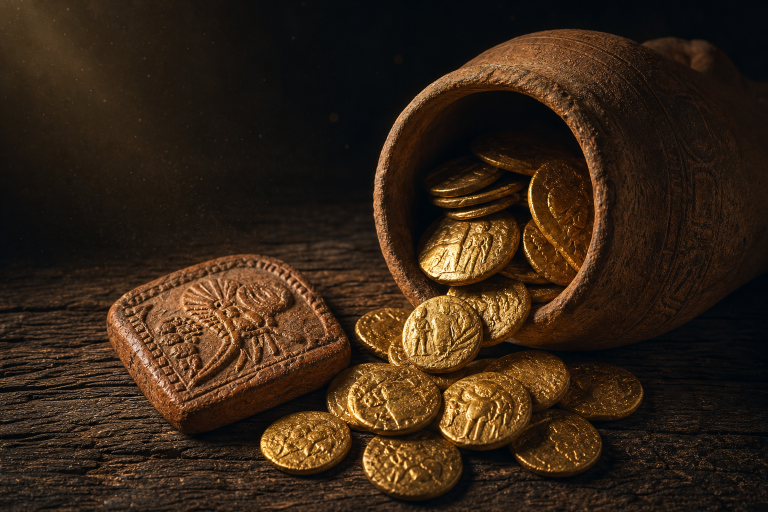
#> input picture assets/img/03_gold.png, 1536 x 1024 px (shown at 1/2 size)
$ python -i build_video.py   (imports and definitions only)
#> lines starting #> are read from the running program, lines starting #| are printed output that depends on the picture
### scripts/render_lib.py
"""
Shared drawing helpers for the Deep Explains video pipeline.

Everything is rendered with PIL at 1920x1080, then handed to ffmpeg.
Devnagari shaping is done by Pillow's libraqm once it is available; the
drawing code here never splits a conjunct, it measures the full string.

Palette / type choices are deliberately few: one gold, one cream, one ink.
"""
from __future__ import annotations

import os
from functools import lru_cache

from PIL import Image, ImageDraw, ImageFont, ImageFilter

ROOT = os.path.dirname(os.path.dirname(os.path.abspath(__file__)))
FONT_DIR = os.path.join(ROOT, "assets", "fonts")

# ---- palette --------------------------------------------------------------
INK = (14, 11, 8)
INK_SOFT = (24, 19, 14)
CREAM = (246, 239, 227)
CREAM_DIM = (214, 201, 182)
GOLD = (216, 166, 74)
GOLD_DEEP = (168, 120, 42)
TEAL = (58, 128, 128)

# ---- fonts ----------------------------------------------------------------
_FONT_FILES = {
    "display": "Mukta-ExtraBold.ttf",
    "display_bold": "Mukta-Bold.ttf",
    "heading": "Hind-Bold.ttf",
    "semi": "Hind-SemiBold.ttf",
    "body": "Hind-Regular.ttf",
}


# [4 lines left out: function font, not called in this run]


# ---- primitives -----------------------------------------------------------
def vertical_scrim(size, side="left", strength=235, power=1.6):
    """Soft dark gradient used behind type so text survives any photo."""
    w, h = size
    img = Image.new("L", (w, h), 0)
    px = img.load()
    for x in range(w):
        t = 1.0 - (x / max(1, w - 1))
        v = int(strength * (t ** power))
        for y in range(h):
            px[x, y] = v
    if side == "right":
        img = img.transpose(Image.FLIP_LEFT_RIGHT)
    elif side == "bottom":
        grad = Image.new("L", (1, h))
        for y in range(h):
            grad.putpixel((0, y), int(strength * ((y / max(1, h - 1)) ** power)))
        img = grad.resize((w, h))
    elif side == "full":
        img = Image.new("L", (w, h), strength)
    scrim = Image.new("RGBA", (w, h), INK + (255,))
    scrim.putalpha(img)
    return scrim


def vignette(img: Image.Image, amount=90):
    w, h = img.size
    mask = Image.new("L", (w // 4, h // 4), 0)
    d = ImageDraw.Draw(mask)
    d.ellipse((-w // 8, -h // 8, w // 4 + w // 8, h // 4 + h // 8), fill=255)
    mask = mask.resize((w, h), Image.LANCZOS).filter(ImageFilter.GaussianBlur(120))
    dark = Image.new("RGBA", (w, h), INK + (255,))
    dark.putalpha(mask.point(lambda v: int((255 - v) * amount / 255)))
    return Image.alpha_composite(img.convert("RGBA"), dark)


def grain(size, strength=7, seed=3):
    import numpy as np
    rng = np.random.default_rng(seed)
    w, h = size
    noise = rng.normal(128, strength, (h // 2, w // 2)).clip(0, 255).astype("uint8")
    n = Image.fromarray(noise).resize((w, h), Image.BILINEAR)
    lay = Image.merge("RGBA", (n, n, n, Image.new("L", (w, h), 16)))
    return lay


# [39 lines left out: functions gradient_text, wrap, draw_lines, not called in this run]


def gold_rule(draw, xy, w=112, thick=4, color=GOLD):
    x, y = xy
    draw.rectangle([x, y, x + w, y + thick], fill=color)


# [25 lines left out: functions corner_brackets, shadow_text, kicker_block, not called in this run]

### scripts/build_video.py
#!/usr/bin/env python3
"""
build_video.py — renders the whole "Richest Man in Babylon" episode.

Pipeline
  1. probe each narration clip (ffmpeg)         -> scene durations
  2. PIL: pre-composite photo + scrim + grade   -> assets/img/comp_*.png
  3. PIL: draw kinetic typography per card      -> out/_frames/... (PNG seq)
  4. ffmpeg: Ken Burns motion + card overlays   -> out/_scenes/*.mp4
  5. ffmpeg: concat + music bed + loudness      -> out/deep-explains-babylon-final.mp4

Why PIL for type: PIL/libraqm shapes Devanagari correctly (matras, conjuncts,
nukta). ffmpeg drawtext does not guarantee it. ffmpeg only moves pixels.

Usage
  python scripts/build_video.py            # full render
  python scripts/build_video.py --stills   # only write key frames (fast QA)
  python scripts/build_video.py --only hook,rule
"""
from __future__ import annotations

import argparse
import glob
import json
import math
import os
import shutil
import subprocess
import sys

import numpy as np
from PIL import Image, ImageDraw, ImageFilter

sys.path.insert(0, os.path.join(os.path.dirname(os.path.dirname(os.path.abspath(__file__))), "video"))
from storyboard import (SCENES as _EP1_SCENES, BRAND, HANDLE, SERIES,  # noqa: E402
                        NEXT_EPISODE, PREV_VIDEO, FPS, WIDTH, HEIGHT)
import render_lib as R  # noqa: E402

# Episode selection: --episode video/episode02.py (or EPISODE_FILE env var).
# Episode 1 stays the default so old commands keep working.
SCENES = _EP1_SCENES
EPISODE_SLUG = "babylon-niyam-1"
EPISODE_TITLE = "Niyam 1: पहले खुद को दो"

ROOT = R.ROOT
OUT = os.path.join(ROOT, "out")
AUDIO = os.path.join(ROOT, "assets", "audio")
AUDIO_EP = AUDIO  # switched per episode
WORK_ROOT = os.path.join(OUT, "_work")
# One scratch directory per episode. Otherwise --remux could silently reuse
# another episode's joined.mp4 and QA stills could mix unrelated cards.
WORK = os.path.join(WORK_ROOT, EPISODE_SLUG)
# Each render synthesises a bed matching its own length. Keep the ephemeral
# result in ignored scratch rather than overwriting the tracked legacy bed.
MUSIC = os.path.join(WORK, "bed.mp3")


def ffmpeg_exe() -> str:
    try:
        import imageio_ffmpeg
        return imageio_ffmpeg.get_ffmpeg_exe()
    except Exception:
        return "ffmpeg"


# [1 line that did not run here, left out]
# Ep6–9 can opt into faster scratch renders and a small upload-ready H.264
# final without changing earlier episodes' default output settings.
BUILD_PRESET = os.environ.get("DEEP_BUILD_PRESET", "medium")
COMPACT = os.environ.get("DEEP_COMPACT", "") == "1"


# [29 lines left out: functions run, probe, not called in this run]


# ---------------------------------------------------------------------------
# 2. plate: photo -> graded 1920x1080 base
# ---------------------------------------------------------------------------
def build_plate(src: str, dst: str, scrim="left", grade=0.30, dark=0.0, blur=0.0):
#> called with src = '../assets/img/03_gold.png', dst = 'out.png', scrim = 'left', grade = 0.3, dark = 0, blur = 0
    img = Image.open(src).convert("RGB")
#> img is the input picture: PIL image 1536x1024 RGB; mean R, G, B 53.6, 37, 22.3
    # cover-crop
    sw, sh = img.size
    scale = max(WIDTH / sw, HEIGHT / sh) * 1.06
    img = img.resize((int(sw * scale), int(sh * scale)), Image.LANCZOS)
#> img: PIL image 2035x1356 RGB
    left = (img.width - WIDTH) // 2
    top = (img.height - HEIGHT) // 2
    img = img.crop((left, top, left + WIDTH, top + HEIGHT))
#> img: PIL image 1920x1080 RGB
    if blur:
        img = img.filter(ImageFilter.GaussianBlur(blur))
    img = R.vignette(img, amount=110).convert("RGB")

    # cinematic grade: pull saturation a touch, warm the highlights, lift teal shadows
    a = np.asarray(img).astype(np.float32) / 255.0
    lum = a @ np.array([0.299, 0.587, 0.114], dtype=np.float32)
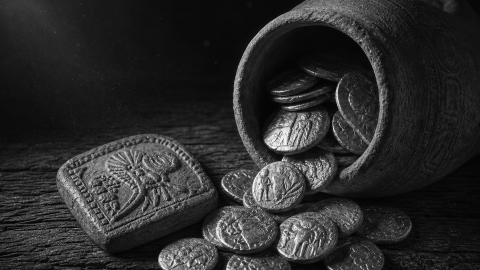
#> lum: shape (1080, 1920) float32 (shown at 1/4 size); min 0, max 1, mean 0.173
    a = np.clip(lum[..., None] + (a - lum[..., None]) * 0.86, 0, 1)
    shadow = np.clip(1.0 - lum, 0, 1)[..., None] ** 2
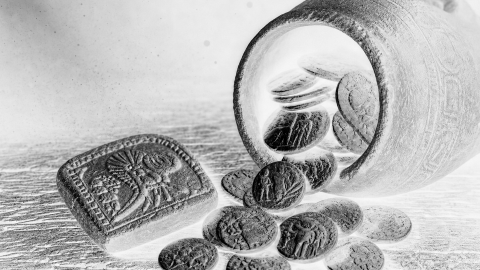
#> shadow: shape (1080, 1920, 1) float32 (shown at 1/4 size); min 0, max 1, mean 0.713
    a = a + shadow * np.array([-0.02, 0.012, 0.035], dtype=np.float32)
    a[..., 0] *= 1.015
    a[..., 2] *= 0.985
    img = Image.fromarray((np.clip(a, 0, 1) * 255).astype(np.uint8))

    base = img.convert("RGBA")
    if scrim != "none":
        base = Image.alpha_composite(base, R.vertical_scrim((WIDTH, HEIGHT), side=scrim, strength=225))
#> in vertical_scrim, `scrim.putalpha(img)`:
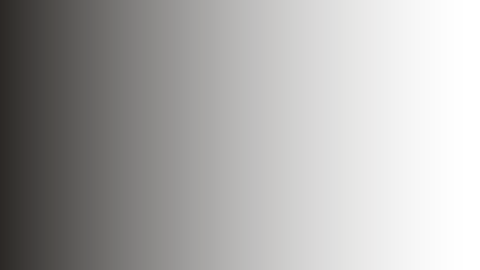
#> scrim: PIL image 1920x1080 RGBA (shown at 1/4 size); mean R, G, B, A 14, 11, 8, 86.1; transparent parts drawn white
    base = Image.alpha_composite(base, R.vertical_scrim((WIDTH, HEIGHT), side="bottom", strength=170, power=2.4))
#> call 2 of vertical_scrim, with size = (1920, 1080), side = 'bottom', strength = 170, power = 2.4
#> in vertical_scrim (call 2), `img = grad.resize((w, h))`:
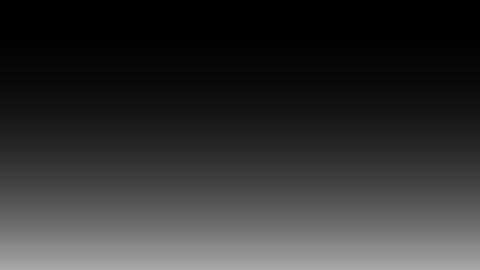
#> img: PIL image 1920x1080 L (shown at 1/4 size); min 0, max 170, mean 49.6
#> in vertical_scrim (call 2), `scrim.putalpha(img)`:
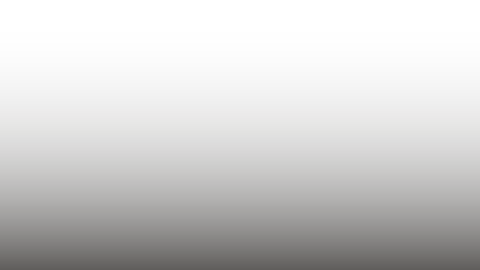
#> scrim: PIL image 1920x1080 RGBA (shown at 1/4 size); mean R, G, B, A 14, 11, 8, 49.6; transparent parts drawn white
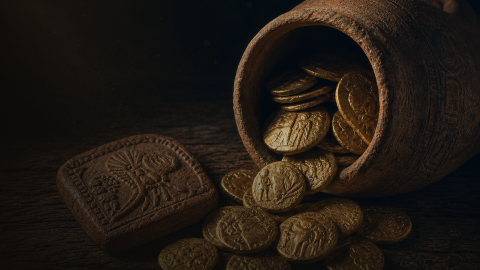
#> base: PIL image 1920x1080 RGBA (shown at 1/4 size); mean R, G, B, A 33.4, 26.2, 19.5, 255
    base = Image.alpha_composite(base, R.grain((WIDTH, HEIGHT)))
#> in grain, `n = Image.fromarray(noise).resize((w, h), Image.BILINEAR)`:
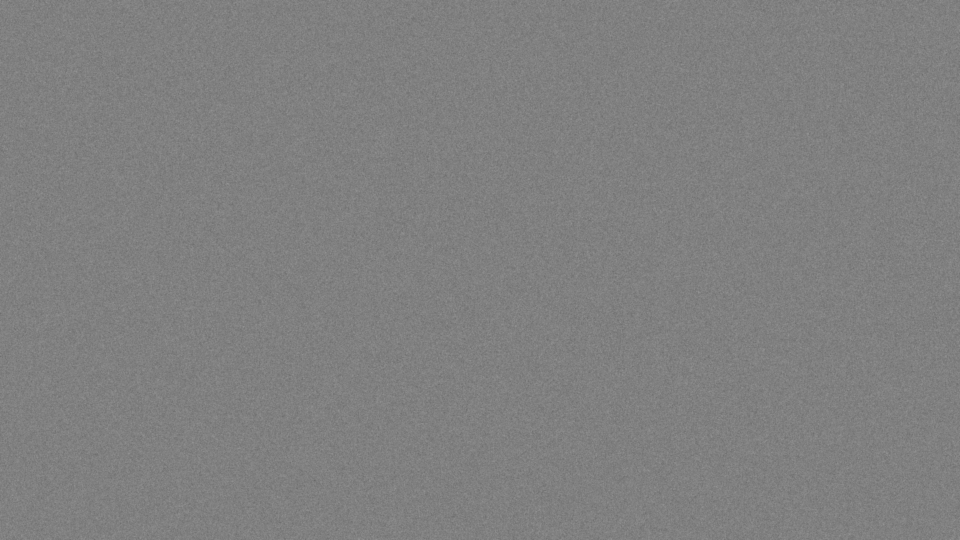
#> n: PIL image 1920x1080 L (shown at 1/2 size); min 103, max 149, mean 127.8
    if dark:
        flat = Image.new("RGBA", (WIDTH, HEIGHT), R.INK + (255,))
        flat.putalpha(int(255 * dark))
        base = Image.alpha_composite(base, flat)
    base.convert("RGB").save(dst, quality=95)
    return dst


# ---------------------------------------------------------------------------
# 3. typography cards
# ---------------------------------------------------------------------------
# [73 lines left out: function card_layer, not called in this run]


# ---------------------------------------------------------------------------
# end screen: exact placeholder zones for YouTube's own elements
#   • subscribe circle   -> centre x 1490, y 470, r 120   (2380,940 diameter 240)
#   • video card left    -> (560, 700, 1160, 990)
#   • video card right   -> (1840, 700, 2440, 990)
#     (coords in the 2560-wide editor are halved for 1080p: see docs)
# ---------------------------------------------------------------------------
SUB_CIRCLE = (1490, 470, 120)            # cx, cy, r
CARD_L = (222, 690, 830, 985)            # x0, y0, x1, y1
CARD_R = (1090, 690, 1698, 985)


# [554 lines left out: functions endscreen_layer, caption_band, caption_timeline, is_timed, chunk_captions, fit_caption_chunks and 8 more, not called in this run]


# [2 lines not run here, left out]

>>> result = build_plate('../assets/img/03_gold.png', 'out.png')

$ run again, on assets/img/40_home_keys.jpg
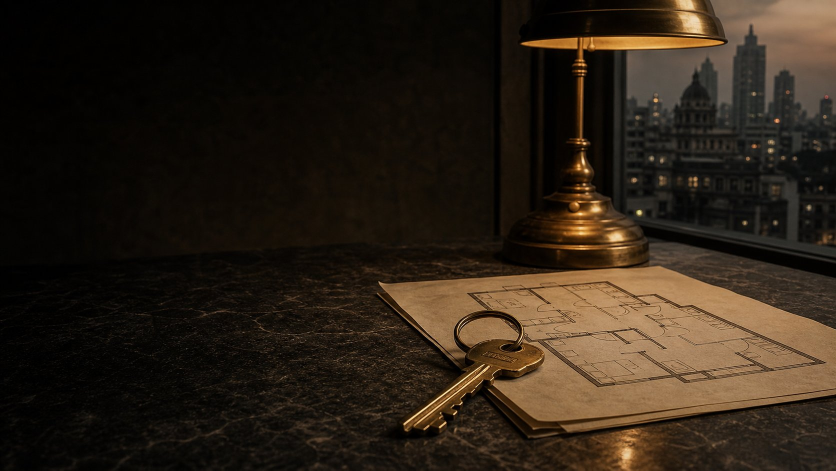
#> input picture assets/img/40_home_keys.jpg, 1672 x 941 px (shown at 1/2 size)
#> in build_plate, img is the input picture: PIL image 1672x941 RGB; mean R, G, B 43.7, 33.3, 22
#> in build_plate, `shadow = np.clip(1.0 - lum, 0, 1)[..., None] ** 2`:
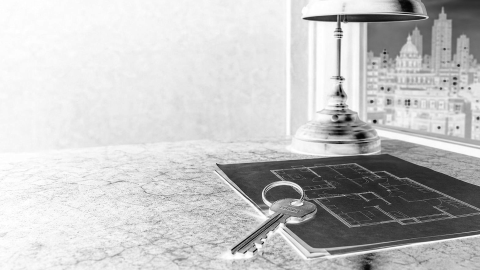
#> shadow: shape (1080, 1920, 1) float32 (shown at 1/4 size); min 0.000353, max 1, mean 0.77
#> in build_plate, `base = Image.alpha_composite(base, R.vertical_scrim((WIDTH, HEIGHT), s..`:
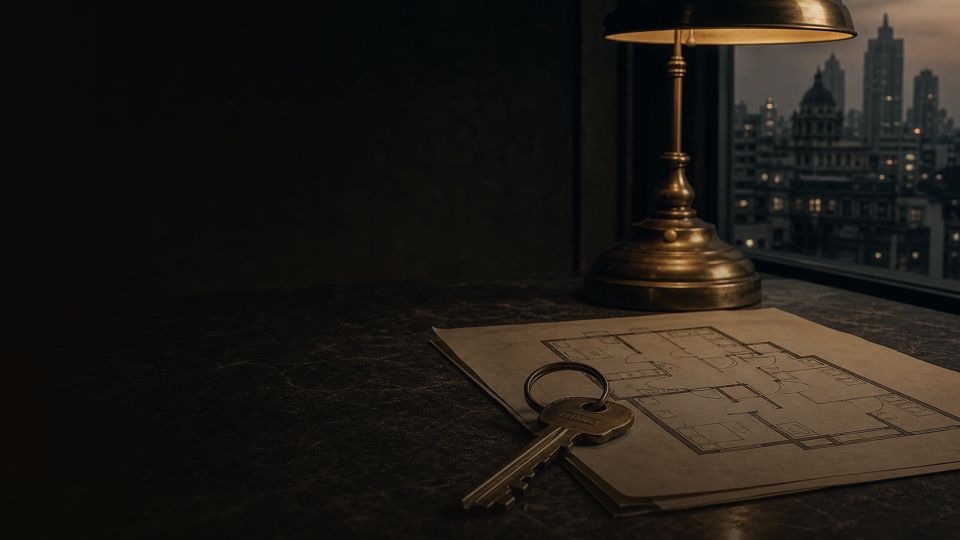
#> base: PIL image 1920x1080 RGBA (shown at 1/2 size); mean R, G, B, A 32.2, 27.8, 22.4, 255

$ run again, on assets/img/41_rent_vs_buy.jpg
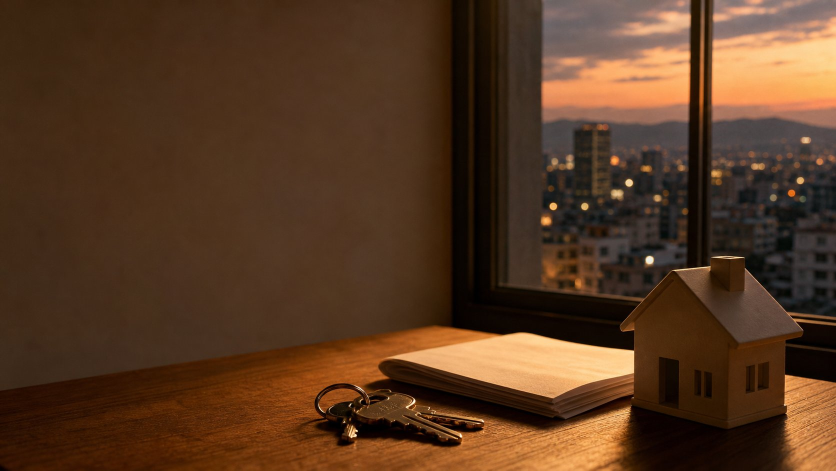
#> input picture assets/img/41_rent_vs_buy.jpg, 1672 x 941 px (shown at 1/2 size)
#> in build_plate, img is the input picture: PIL image 1672x941 RGB; mean R, G, B 86.3, 56.3, 33.7
#> in build_plate, `shadow = np.clip(1.0 - lum, 0, 1)[..., None] ** 2`:
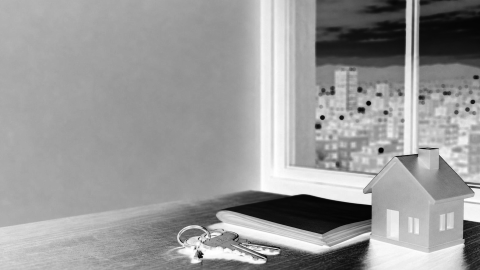
#> shadow: shape (1080, 1920, 1) float32 (shown at 1/4 size); min 0.000137, max 1, mean 0.604
#> in build_plate, `base = Image.alpha_composite(base, R.vertical_scrim((WIDTH, HEIGHT), s..`:
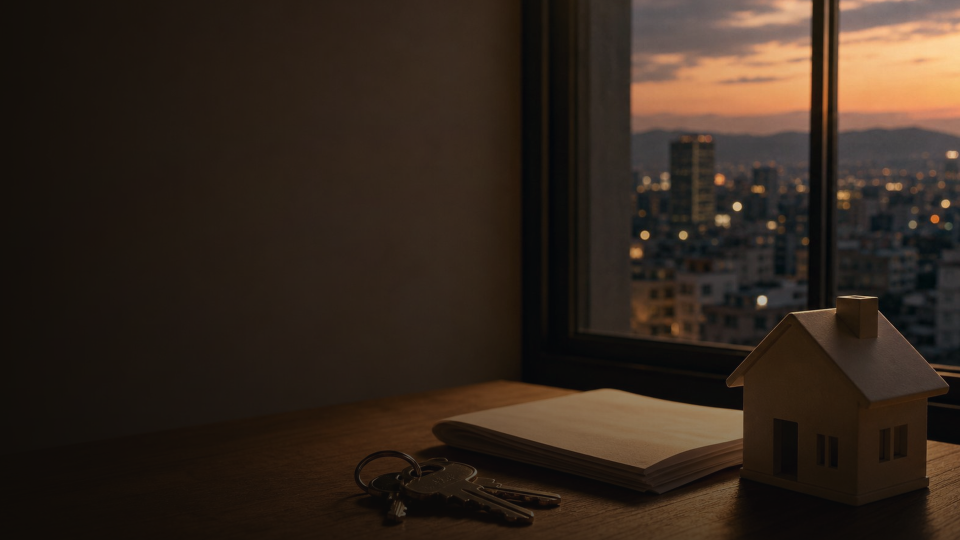
#> base: PIL image 1920x1080 RGBA (shown at 1/2 size); mean R, G, B, A 51.5, 38.9, 29.1, 255
